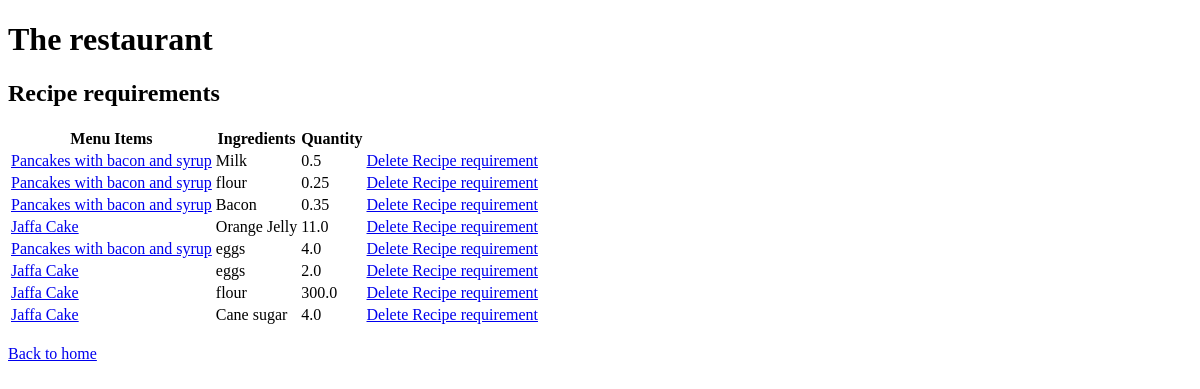
Page /recipes/ on the earlier database version.
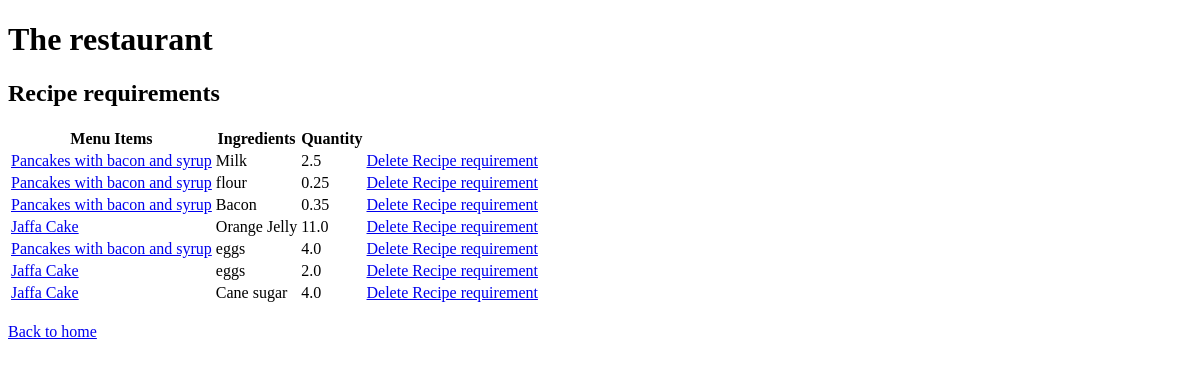
Same page on the later database version.
### inventory/models.py (models this page shows, shortened)
class RecipeRequirement(models.Model):
    menu_item = models.ForeignKey(MenuItem, default=1, verbose_name= "menu items", on_delete=models.CASCADE)
    Ingredient = models.ForeignKey(Ingredient, default=1, verbose_name= "ingredients", on_delete=models.CASCADE)
    quantity = models.FloatField(default=0)

class MenuItem(models.Model):
    title = models.CharField(unique=True,max_length=30)
    price = models.FloatField(default=0)
    def __str__(self):
        return self.title

class Ingredient(models.Model):
    name = models.CharField(unique=True, max_length=300)
    quantity = models.FloatField(default=0)
    unit = models.CharField(max_length=20)
    unit_price = models.FloatField(default=0)
    def __str__(self):
        return f"{self.name}"

### inventory/views.py (the view)
# urls.py: path("recipes/", views.RecipeView.as_view(), name='recipes'),
class RecipeView(TemplateView):
    template_name = "recipes.html"
    def get_context_data(self, **kwargs):
        context = super().get_context_data(**kwargs)
        context["recipes"] = RecipeRequirement.objects.all()
        return context

### inventory/templates/recipes.html (shortened to what this page needs)
{% extends 'base.html' %} {% load static %} {% block title %}The restaurant{% endblock %}
{% block content %}
{% load mathfilters %}
<div>
    <h2>Recipe requirements</h2>
    <table>
      <thead>
        <tr>
          <th>Menu Items</th>
          <th>Ingredients</th>
          <th>Quantity</th>
        </tr>
      </thead>
      <tbody>
        {% for recipe in recipes %}
        <tr>
          <td><a href="{% url "updaterecipe" recipe.pk %}">{{ recipe.menu_item }}</a></td>
          <td>{{ recipe.Ingredient }}</td>
          <td>{{ recipe.quantity }}</td>
          <td><a href="{% url "deleterecipe" recipe.pk %}">Delete Recipe requirement</a></td>
        {% endfor %}
      </tbody>
    </table>
    <br>
    <a href="{% url 'home'%}">Back to home</a>
    {% endblock %}

Differences in the rows shown:
removed RecipeRequirement: menu_item "Jaffa Cake", Ingredient "flour", quantity "300.0"
changed RecipeRequirement "Milk": quantity "0.5" → "2.5"
